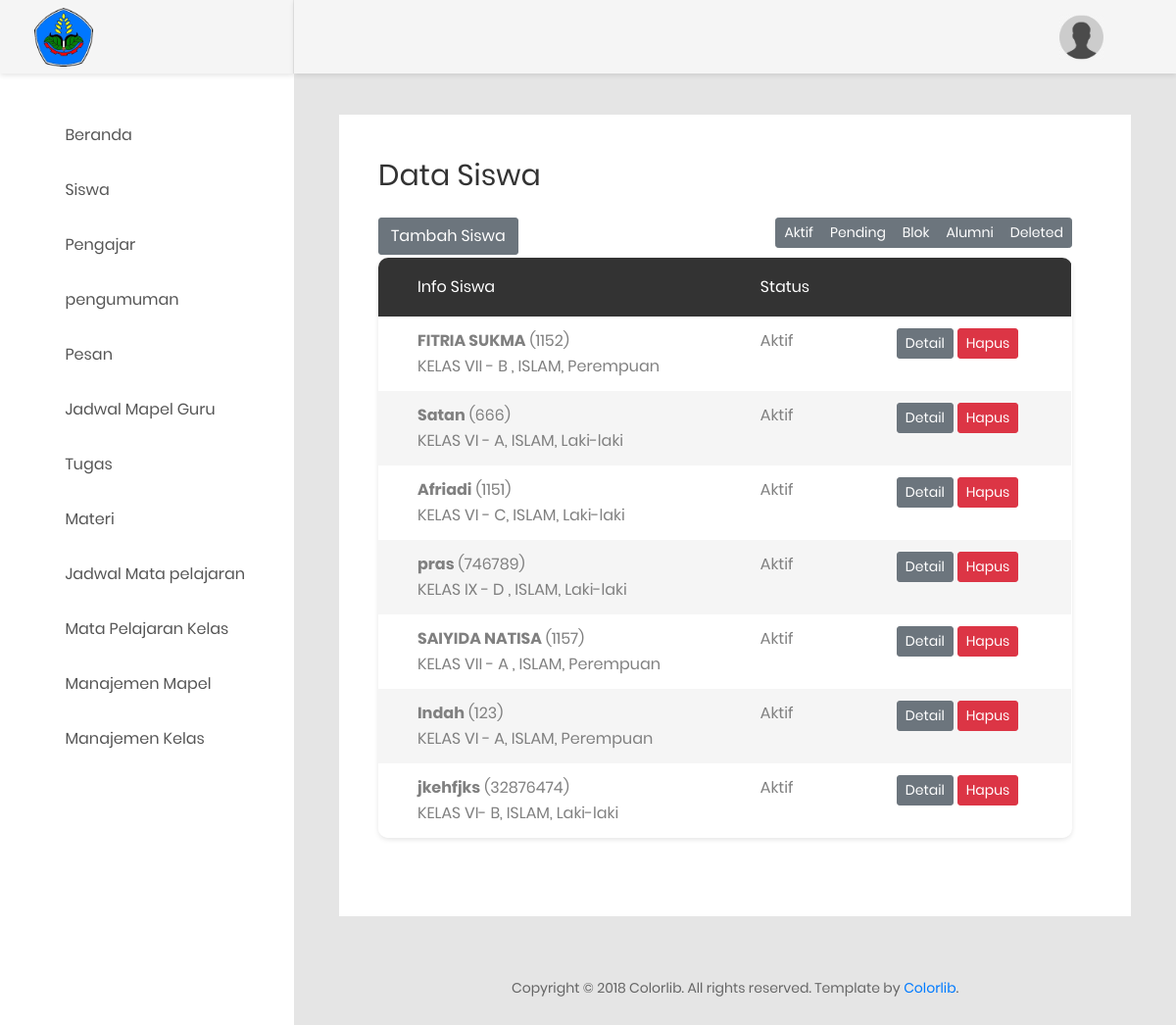
The app's page /e-learning/Admin/dataSiswa/1 with its own data.
### tables this page shows
CREATE TABLE `el_siswa` (
  `id` int(11) NOT NULL,
  `nis` varchar(45) DEFAULT NULL,
  `nama` varchar(100) NOT NULL,
  `jenis_kelamin` varchar(9) NOT NULL COMMENT 'Laki-laki dan Perempuan',
  `tempat_lahir` varchar(45) NOT NULL,
  `tgl_lahir` date DEFAULT NULL,
  `agama` char(7) DEFAULT NULL,
  `alamat` varchar(255) NOT NULL,
  `tahun_masuk` year(4) NOT NULL,
  `foto` text DEFAULT NULL,
  `status_id` tinyint(1) NOT NULL DEFAULT 0 COMMENT '0=pending, 1=aktif, 2=blok, 3=alumni, 4=deleted'
);

CREATE TABLE `el_kelas` (
  `id` int(11) NOT NULL,
  `nama` varchar(45) NOT NULL,
  `parent_id` int(11) DEFAULT NULL,
  `urutan` int(11) NOT NULL,
  `aktif` tinyint(1) NOT NULL DEFAULT 1 COMMENT '1=aktif 0=tidak'
);

### e-learning/application/controllers/Admin.php (called while the page is built, shortened)
<?php
class admin extends CI_Controller {
	function __construct(){
		$this->load->model('Admin_model');
	}
    public function dataSiswa($status)
    {
    	$data['siswa']=$this->Admin_model->getDataSiswa($status)->result();
        $this->load->view('part/header');
        $this->load->view('part/sidebaradmin');
        $this->load->view('admin/dataSiswa',$data);
        $this->load->view('part/footer');
    }
}
?>

### e-learning/index.php (called while the page is built, shortened)
<?php
require_once BASEPATH.'core/CodeIgniter.php';

### e-learning/application/models/Admin_model.php (called while the page is built, shortened)
<?php
    class admin_model extends CI_Model{
        public function getDataSiswa($status)
        {
            return  $this->db->query("SELECT el_siswa.id,el_siswa.nama,nis,agama, jenis_kelamin,el_kelas.nama as kelas, status_id FROM el_siswa join el_kelas_siswa on el_kelas_siswa.siswa_id=el_siswa.id join el_kelas ON el_kelas.id=el_kelas_siswa.kelas_id WHERE el_kelas_siswa.aktif=1 AND status_id=".$status);
        }
    }
?>

### e-learning/application/views/admin/dataSiswa.php (the view, shortened to what this page needs)
    <div class="main-content">
        <div class="section__content section__content--p30">
            <div class="container-fluid">
                <div class="map-data m-b-40">
                <div class="row">
                    <div class="col-lg">
                        <h2 class="title-1 m-b-25">Data Siswa</h2>
                        <a href="<?=base_url()?>Admin/tambahSiswa" class="btn btn-secondary">Tambah Siswa</a>
                        <div class="btn-group btn-group-sm pull-right" role="group" aria-label="Basic example" style="margin-bottom: 10px">
                            <a href="<?=base_url()?>Admin/dataSiswa/1" class="btn btn-secondary">Aktif</a>
                            <a href="<?=base_url()?>Admin/dataSiswa/0" class="btn btn-secondary">Pending</a>
                            <a href="<?=base_url()?>Admin/dataSiswa/2" class="btn btn-secondary">Blok</a>
                            <a href="<?=base_url()?>Admin/dataSiswa/3" class="btn btn-secondary">Alumni</a>
                            <a href="<?=base_url()?>Admin/dataSiswa/4" class="btn btn-secondary">Deleted</a>
                        </div>
                        <div class="table-responsive table--no-card m-b-40">
                            <table class="table table-borderless table-striped table-earning">
                                <thead>
                                    <tr>
                                        <th>Info Siswa</th>
                                        <th>Status</th>
                                        <th></th>
                                    </tr>
                                </thead>
                                <tbody>
                                <?php foreach ($siswa as $key) { ?>
                                    <tr>
                                        <td>
                                            <b><?=$key->nama?></b> (<?=$key->nis?>)<br>
                                            <?=$key->kelas?>, <?=$key->agama?>, <?=$key->jenis_kelamin?>
                                        </td>
                                        <td>
                                            <?php
                                            if ($key->status_id==0) {
                                                echo "Pending";
                                            }elseif ($key->status_id==1) {
                                                echo "Aktif";
                                            }elseif ($key->status_id==2) {
                                                echo "Blok";
                                            }elseif ($key->status_id==3) {
                                                echo "Alumni";
                                            }elseif ($key->status_id==4) {
                                                echo "Deleted";
                                            }
                                            ?>
                                        </td>
                                        <td>
                                            <a type="button" class="btn btn-secondary btn-sm" href="<?=base_url()?>Admin/detailSiswa/<?=$key->id;?>">Detail</a>
                                            <button type="button" class="btn btn-danger btn-sm hapus" data-id="<?=$key->id;?>" data-link="admin/hapussiswa/">Hapus</button>
                                        </td>
                                    </tr>
                                <?php }?>
                                </tbody>
                            </table>
                        </div>
                    </div>
                </div>
            </div>
                <div class="row">
                    <div class="col-md-12">
                        <div class="copyright">
                            <p>Copyright © 2018 Colorlib. All rights reserved. Template by <a href="https://colorlib.com">Colorlib</a>.</p>
                        </div>
                    </div>
                </div>
            </div>
        </div>
    </div>
</div>

### records on screen
el_siswa: nama "FITRIA SUKMA", nis "1152", el_kelas.nama "KELAS VII - B", agama "ISLAM", jenis_kelamin "Perempuan", status_id "Aktif"
el_siswa: nama "Satan", nis "666", el_kelas.nama "KELAS VI - A", agama "ISLAM", jenis_kelamin "Laki-laki", status_id "Aktif"
el_siswa: nama "Afriadi", nis "1151", el_kelas.nama "KELAS VI - C", agama "ISLAM", jenis_kelamin "Laki-laki", status_id "Aktif"
el_siswa: nama "pras", nis "746789", el_kelas.nama "KELAS IX - D", agama "ISLAM", jenis_kelamin "Laki-laki", status_id "Aktif"
el_siswa: nama "SAIYIDA NATISA", nis "1157", el_kelas.nama "KELAS VII - A", agama "ISLAM", jenis_kelamin "Perempuan", status_id "Aktif"
el_siswa: nama "Indah", nis "123", el_kelas.nama "KELAS VI - A", agama "ISLAM", jenis_kelamin "Perempuan", status_id "Aktif"
el_siswa: nama "jkehfjks", nis "32876474", el_kelas.nama "KELAS VI- B", agama "ISLAM", jenis_kelamin "Laki-laki", status_id "Aktif"
